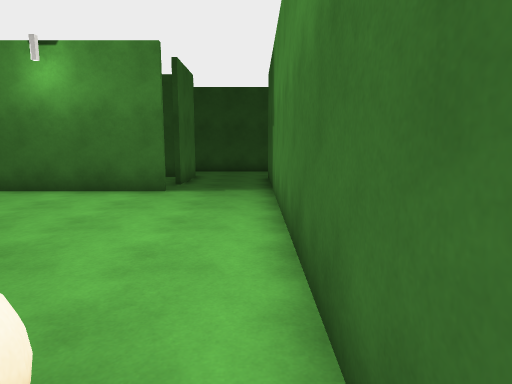
View 1 (above)

24 first-person views from a walk through a Unity game level. The camera is 1.5 m above the floor, tilts 8° down and sees 75° across. The floor is counted in squares, 1 m on a side. Each view is taken from the middle of a square. On the plan, view 1 faces up. The plan holds only what a view shows up to about 15 squares ahead; the rest is blank. The place goes on beyond the plan. The player character is not drawn. Surface patterns are stand-ins for the level's own textures.

View 2
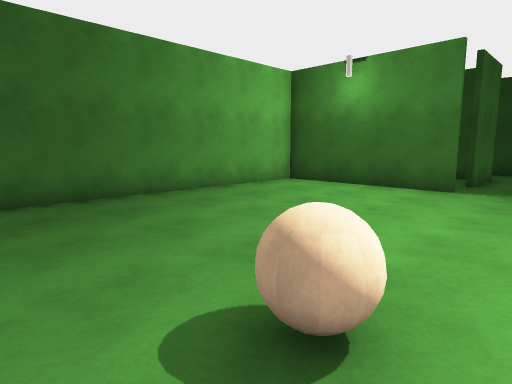

View 3
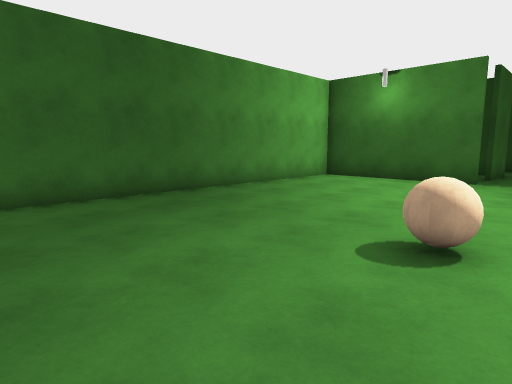

View 4
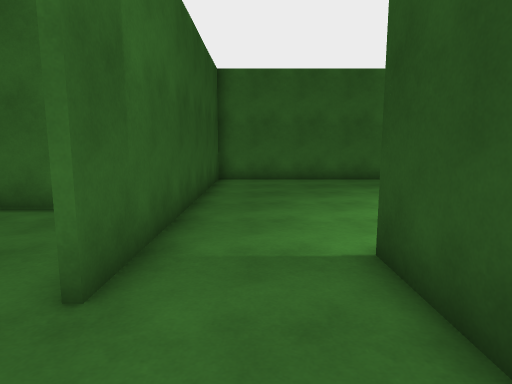

View 5
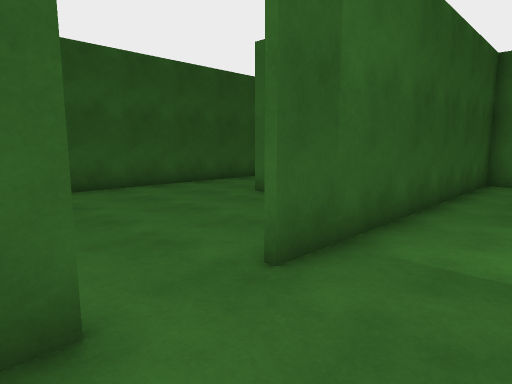

View 6
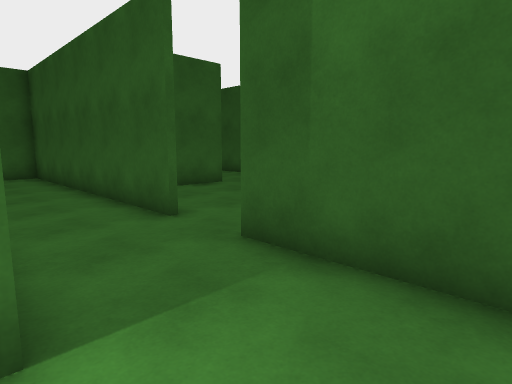

View 7
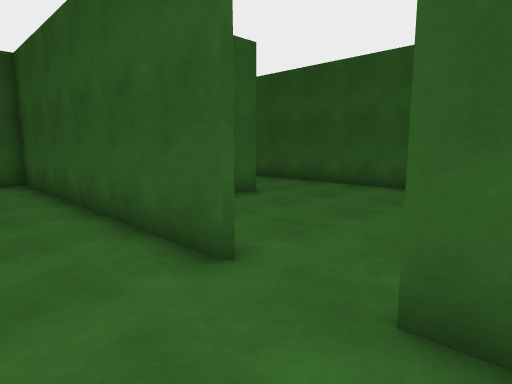

View 8
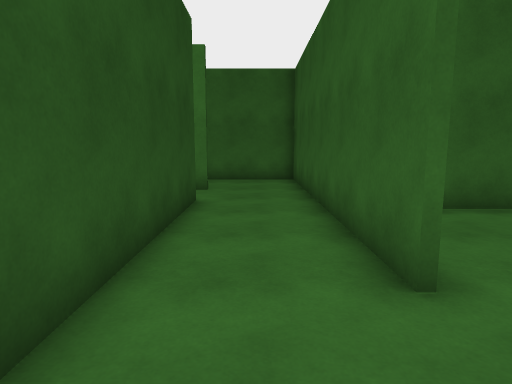

View 9
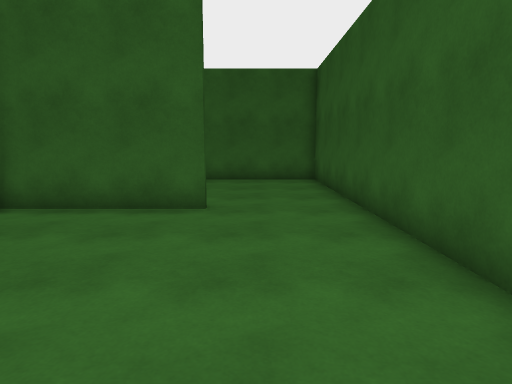

View 10
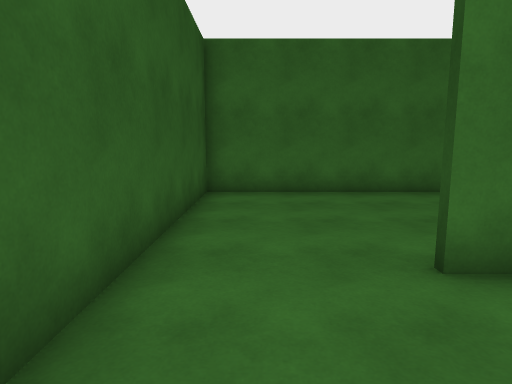

View 11
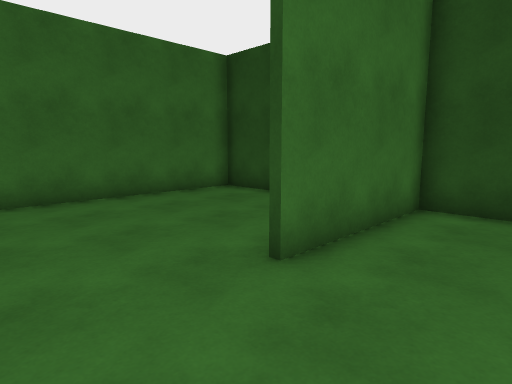

View 12
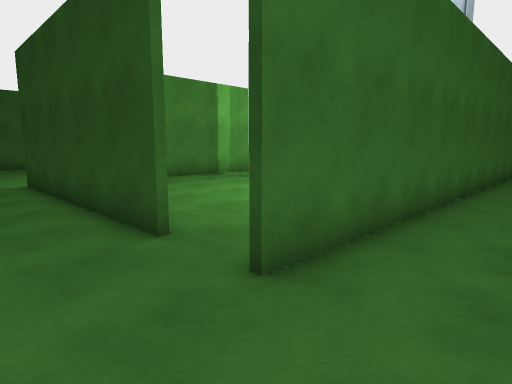

View 13
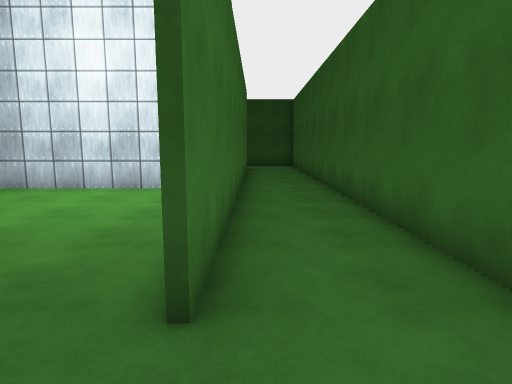

View 14
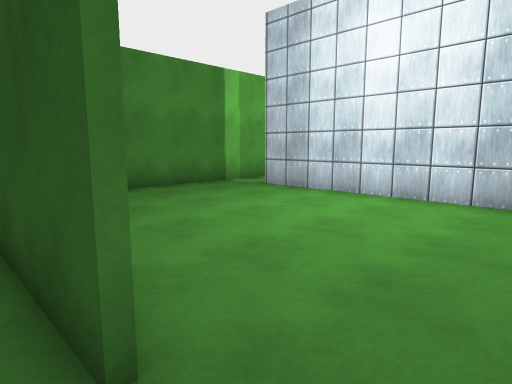

View 15
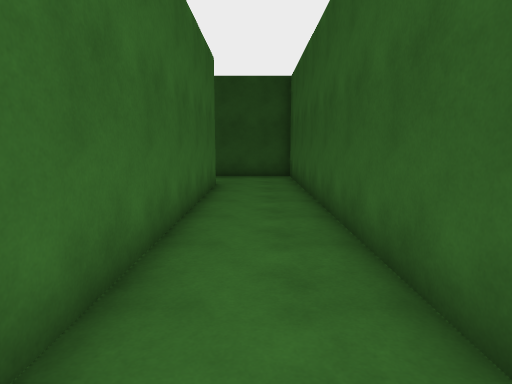

View 16
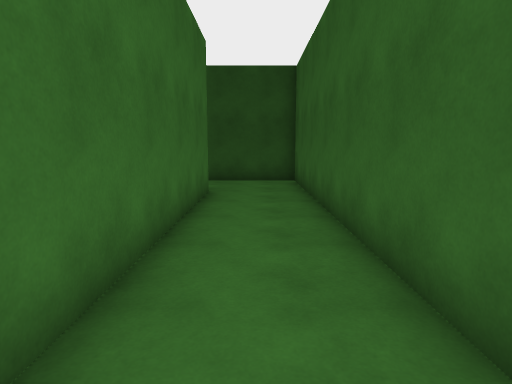

View 17
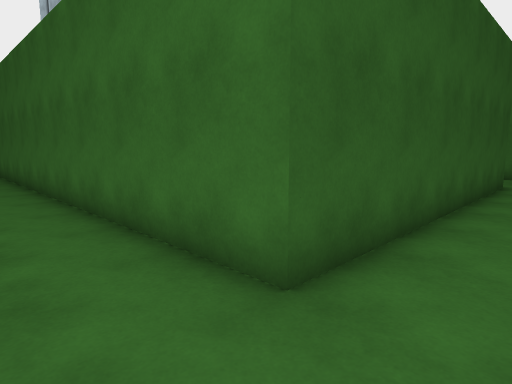

View 18
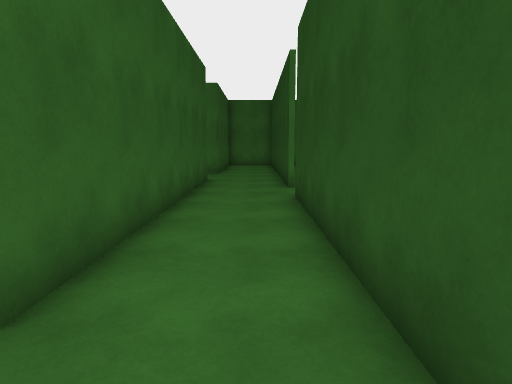

View 19
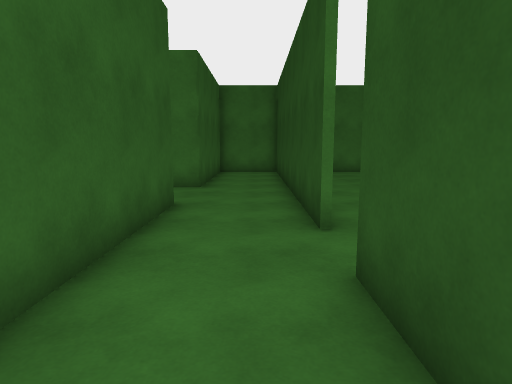

View 20
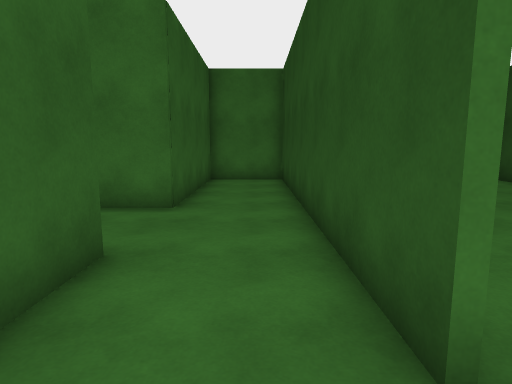

View 21
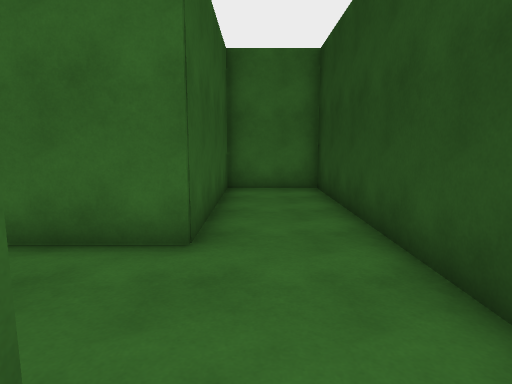

View 22
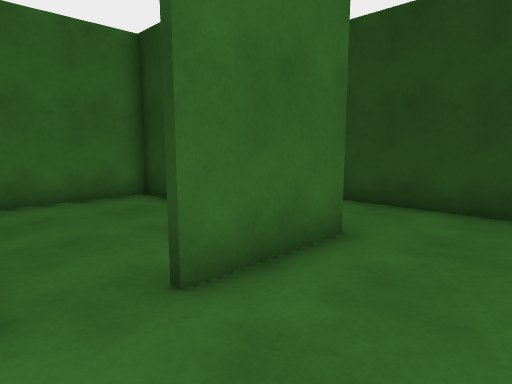

View 23
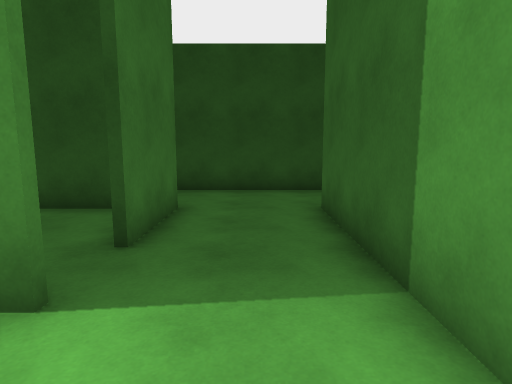

View 24
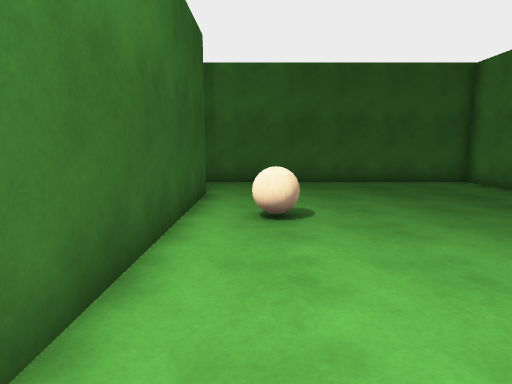

### Floor plan
Ten units are one square. View 1 is at (0, 0); x grows to the right and y downward. Boxes are objects, and circles mark ways between rooms. Rooms are numbered by the first view taken in them; rooms with no view inside come last. Other rooms are left out.
<svg viewBox="-103 -197 265 348">
<path fill="none" stroke="#000" d="M-29 -108 -96 -108 -96 59M41 57 157 57 157 -192 52 -192M101 23 6 23 6 -159 124 -159 124 24M122 24 122 19M-98 57 21 57M32 -192 -96 -192 -96 -159 -29 -159 -29 -128M41 146 157 146 157 98M88 109 88 59M-10 58 -29 58 -29 109M-75 58 -98 58M-96 59 -96 146 18 146M109 -66 29 -66M8 -72 8 -19M-82 -158 -96 -158 -96 -121M-38 -158 -62 -158"/>
<rect x="-25" y="-15" width="20" height="10" fill="#bbb"><title>ball</title></rect>
<circle cx="35" cy="60" r="3" fill="#2a7"/>
<circle cx="110" cy="20" r="3" fill="#2a7"/>
<circle cx="-30" cy="-120" r="3" fill="#2a7"/>
<text x="0" y="-50">1</text>
<text x="30" y="110">2</text>
<text x="60" y="-30">3</text>
<text x="-60" y="-130">4</text>
</svg>
Room 1 opens to room 2. Room 1 opens to room 3. Room 1 opens to room 4.

Where each view was taken, in squares from view 1:
view 1: 0 up, 0 right, facing up
view 2: 1 down, 0 right, facing up-left
view 3: 4 down, 0 right, facing up-left
view 4: 4 down, 5 right, facing left
view 5: 3 down, 5 right, facing down-left
view 6: 2 down, 2 left, facing down-right
view 7: 3 down, 1 right, facing down-right
view 8: 4 down, 1 right, facing right
view 9: 12 down, 1 right, facing right
view 10: 13 down, 1 right, facing left
view 11: 14 down, 0 right, facing up-left
view 12: 5 down, 15 right, facing up-left
view 13: 5 down, 13 right, facing up
view 14: 3 down, 12 right, facing up-left
view 15: 3 up, 14 right, facing up
view 16: 5 up, 14 right, facing up
view 17: 18 up, 15 right, facing down-left
view 18: 18 up, 15 right, facing left
view 19: 18 up, 9 right, facing left
view 20: 18 up, 5 right, facing left
view 21: 17 up, 2 right, facing left
view 22: 11 up, 0 right, facing up-left
view 23: 8 up, 1 left, facing up
view 24: 8 up, 1 left, facing down
